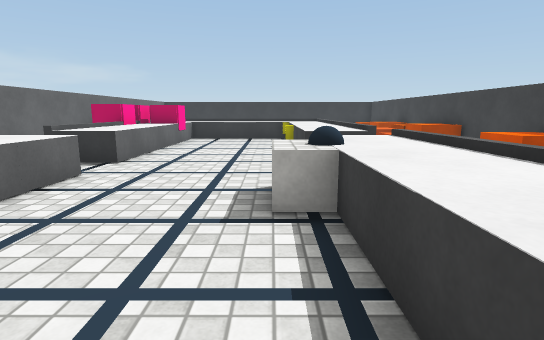
View 1 (above)

17 first-person views from a walk through a 3-D level made in the Unity game engine. The camera is 1.2 m above the floor, tilts 10° down and sees 80° across. The floor is counted in squares, 1 m on a side. Each view is taken from the middle of a square. On the plan, view 1 faces up. The plan holds only what a view shows up to about 14 squares ahead; the rest is blank. Some surface patterns are stand-ins.

View 2
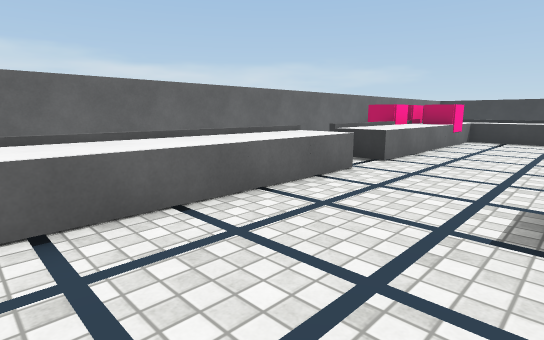

View 3
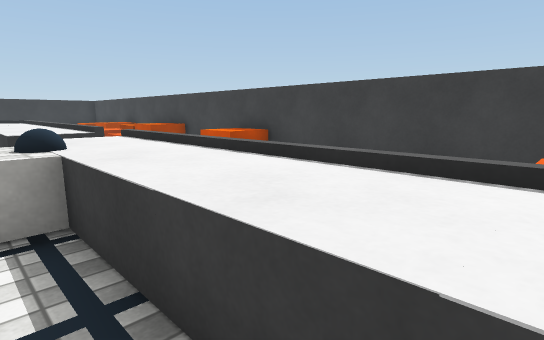

View 4
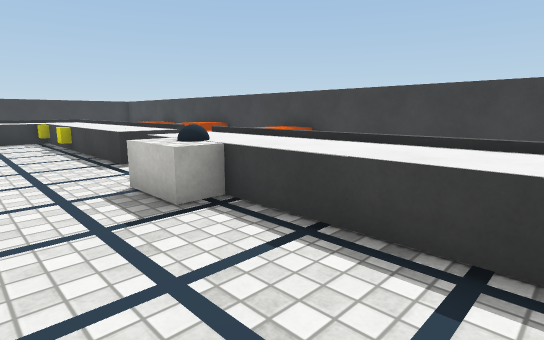

View 5
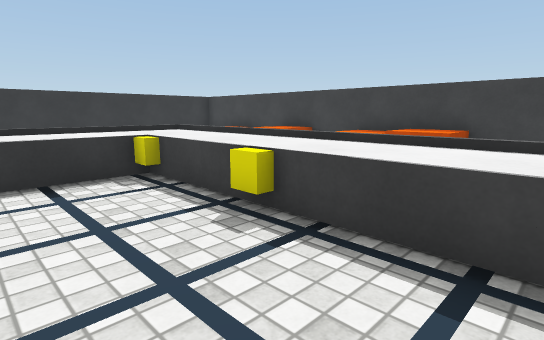

View 6
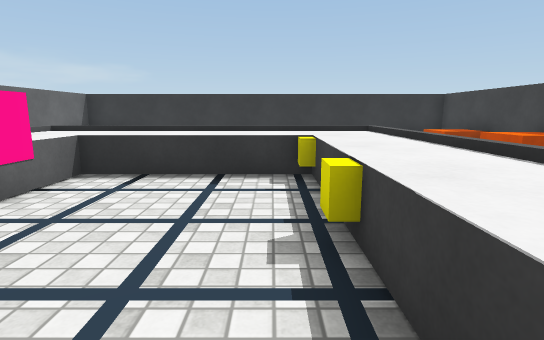

View 7
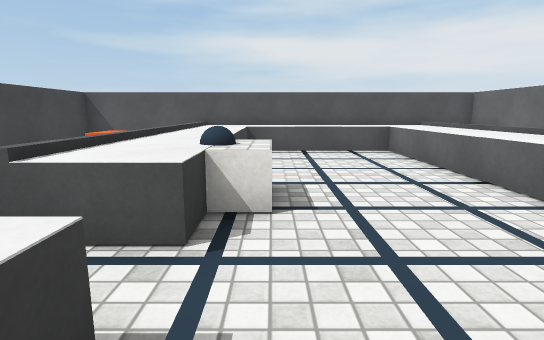

View 8
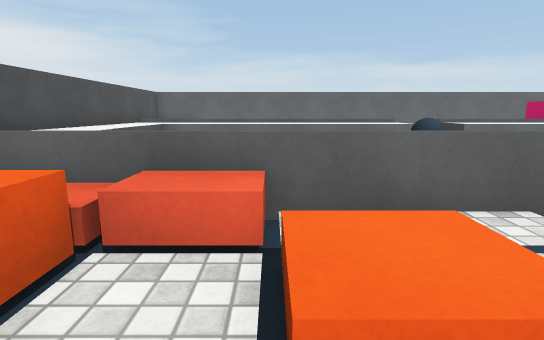

View 9
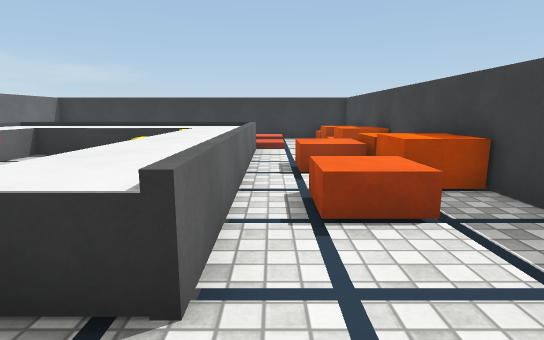

View 10
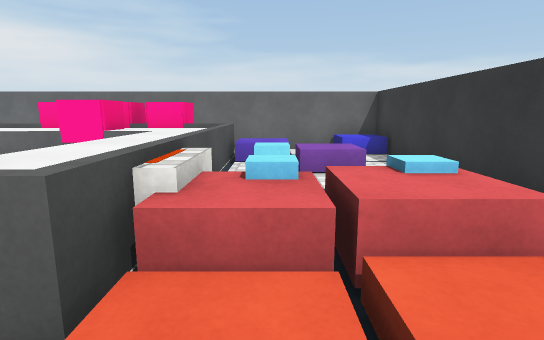

View 11
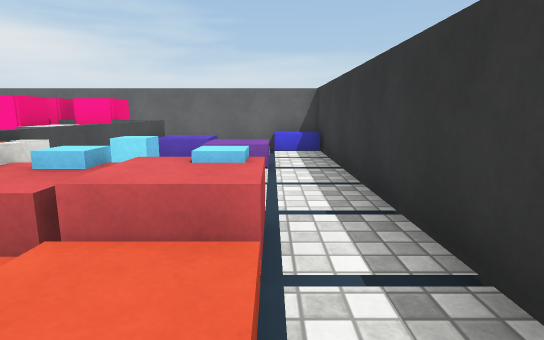

View 12
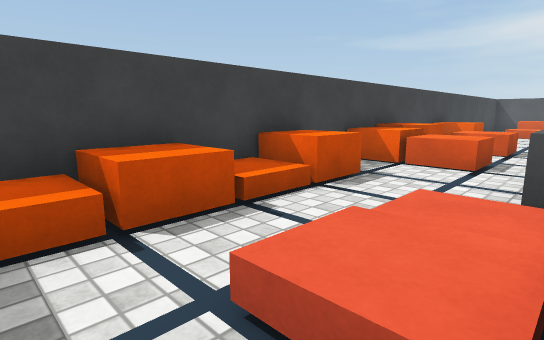

View 13
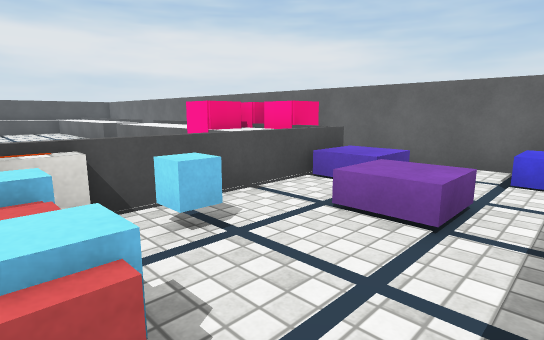

View 14
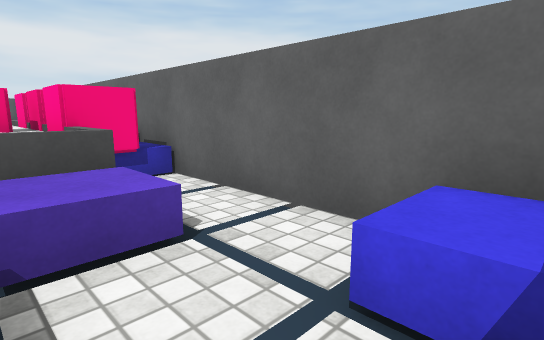

View 15
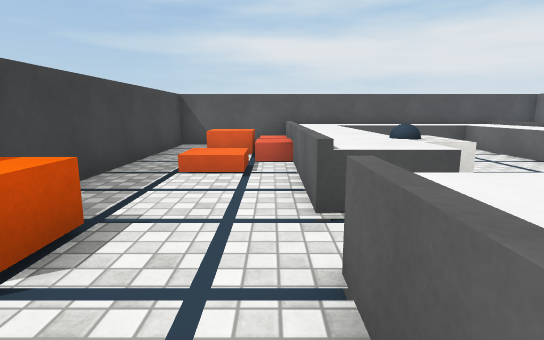

View 16
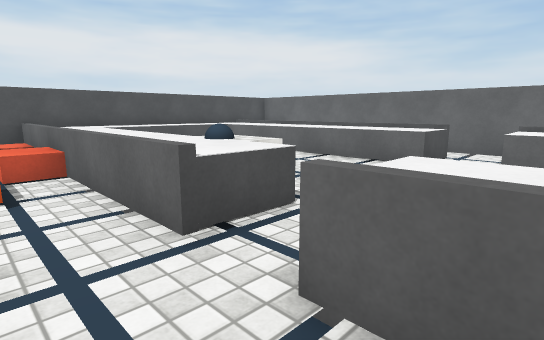

View 17
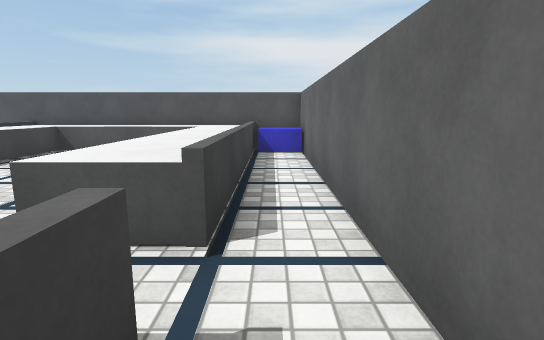

### Floor plan
Key: @ floor where view 1 was taken; # wall or solid block; . main floor; : floor 0.25 m higher than the main floor; + floor 0.5 m higher than the main floor; * floor 0.75 m higher than the main floor; / step, stairs or slope; = window, fence, low wall or low ledge; ^ raised ledge; v drop or lower ground; O other object.
Columns run from 7 left of view 1 to 7 right of it. Each row starts with its distance up from view 1.
 22 #############^^
 21 #O........../O^
 20 #O......OO/.O ^
 19 #...O...OO:.O=#
 18 #.O...OOO.:./O#
 17 #.O#####O#/.O #
 16 #.OOOOOOOO..OO#
 15 #OOOOOOOOO....#
 14 #OOO....OO.OOO#
 13 #OOO....OO.OOO#
 12 #OOO....OO..OO#
 11 # #O....OO.OOO#
 10 # OO....OO.OO.#
  9 #.OO....OO....#
  8 # OO....OO..OO#
  7 #...........OO#
  6 #.vO....O=....#
  5 #./*...O**....#
  4 #./*...***....#
  3 #./*....**.O/.#
  2 #./*....**O//.#
  1 #./*....**+...#
  0 #./*...@**:OO.#
 -1 #O/*....**/OO.#
 -2 #O/      */  .#
 -3 ^^^^^^^^^^#####

Positions as (right, up) in squares from view 1, and headings:
1: (0, 0), facing up
2: (0, 0), facing up-left
3: (0, 0), facing up-right
4: (-2, 0), facing up-right
5: (-2, 9), facing up-right
6: (0, 9), facing up
7: (0, 9), facing down
8: (6, 2), facing left
9: (3, 6), facing up
10: (4, 18), facing left
11: (4, 20), facing left
12: (2, 21), facing down-right
13: (1, 21), facing down-left
14: (-4, 21), facing down-left
15: (3, 10), facing down
16: (4, 9), facing down-left
17: (-6, 9), facing down
